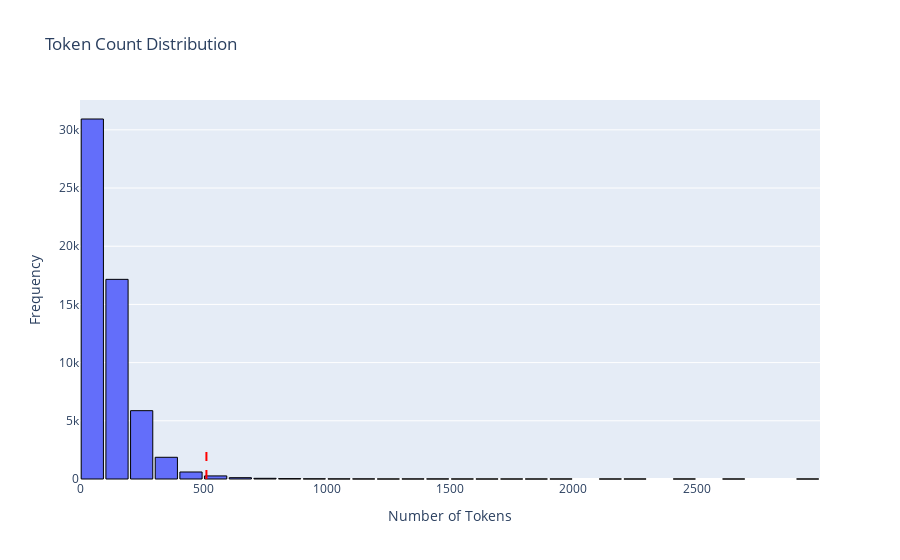

This figure's notebook cell:
### Markdown cell above
### Распределение числа токенов для исходных параграфов

### Code cell
plot_tokens_dist(paragraphs, berta_tokenizer)

### Figure 1 — Plotly figure (JSON) as saved in the notebook; plotly's stock layout.template omitted (floating-point values rounded to 4 significant figures; data arrays with more than 128 entries replaced by an {"elided": "..."} marker saying what was removed)
{"data": [{"marker": {"line": {"color": "black", "width": 1}}, "nbinsx": 50, "type": "histogram", "x": {"elided": "56952 int values"}}], "layout": {"bargap": 0.1, "shapes": [{"line": {"color": "red", "dash": "dash", "width": 2}, "type": "line", "x0": 512, "x1": 512, "y0": 0, "y1": 2996}], "title": {"text": "Token Count Distribution"}, "xaxis": {"title": {"text": "Number of Tokens"}}, "yaxis": {"title": {"text": "Frequency"}}}}
